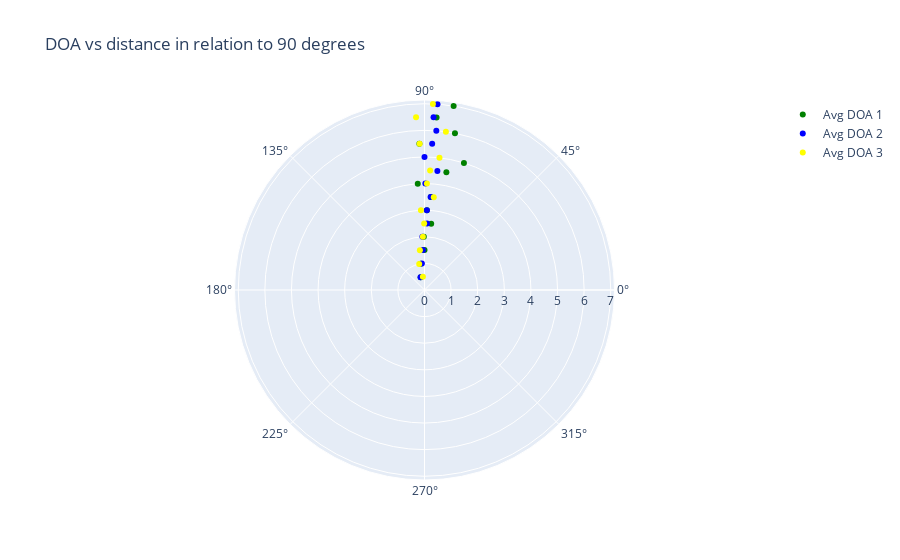

Notebook source saved alongside this figure:
### Code cell
fig = go.Figure()

fig.add_trace(go.Scatterpolar(
    r=[0.5,1,1.5,2,2.5,3,3.5,4,4.5,5,5.5,6,6.5,7],
    theta=avg_doa,
    mode='markers',
    marker=dict(color='green'),
    name='Avg DOA 1'
))

fig.add_trace(go.Scatterpolar(
    r=[0.5,1,1.5,2,2.5,3,3.5,4,4.5,5,5.5,6,6.5,7],
    theta=avg_doa2,
    mode='markers',
    marker=dict(color='blue'),
    name='Avg DOA 2'
))

fig.add_trace(go.Scatterpolar(
    r=[0.5,1,1.5,2,2.5,3,3.5,4,4.5,5,5.5,6,6.5,7],
    theta=avg_doa3,
    mode='markers',
    marker=dict(color='yellow'),
    name='Avg DOA 3'
))

fig.update_layout(
    showlegend=True,
    title='DOA vs distance in relation to 90 degrees'
)
fig.show()

### Figure 1 — Plotly figure (JSON) as saved in the notebook; plotly's stock layout.template omitted (floating-point values rounded to 4 significant figures)
{"data": [{"marker": {"color": "green"}, "mode": "markers", "name": "Avg DOA 1", "r": [0.5, 1, 1.5, 2, 2.5, 3, 3.5, 4, 4.5, 5, 5.5, 6, 6.5, 7], "theta": [106.4, 98.2, 90, 90.75, 84.23, 88.3, 86.09, 93.63, 79.47, 72.76, 92, 79, 86, 81], "type": "scatterpolar"}, {"marker": {"color": "blue"}, "mode": "markers", "name": "Avg DOA 2", "r": [0.5, 1, 1.5, 2, 2.5, 3, 3.5, 4, 4.5, 5, 5.5, 6, 6.5, 7], "theta": [107.4, 95.64, 92.22, 92.25, 87.8, 88.3, 86.24, 89.54, 83.82, 90, 87, 85.75, 87, 86], "type": "scatterpolar"}, {"marker": {"color": "yellow"}, "mode": "markers", "name": "Avg DOA 3", "r": [0.5, 1, 1.5, 2, 2.5, 3, 3.5, 4, 4.5, 5, 5.5, 6, 6.5, 7], "theta": [96.9, 101.5, 96.64, 91.78, 90.3, 92.58, 84.3, 88.7, 87.32, 83.54, 91.92, 82.3, 92.8, 87.41], "type": "scatterpolar"}], "layout": {"showlegend": true, "title": {"text": "DOA vs distance in relation to 90 degrees"}}}
